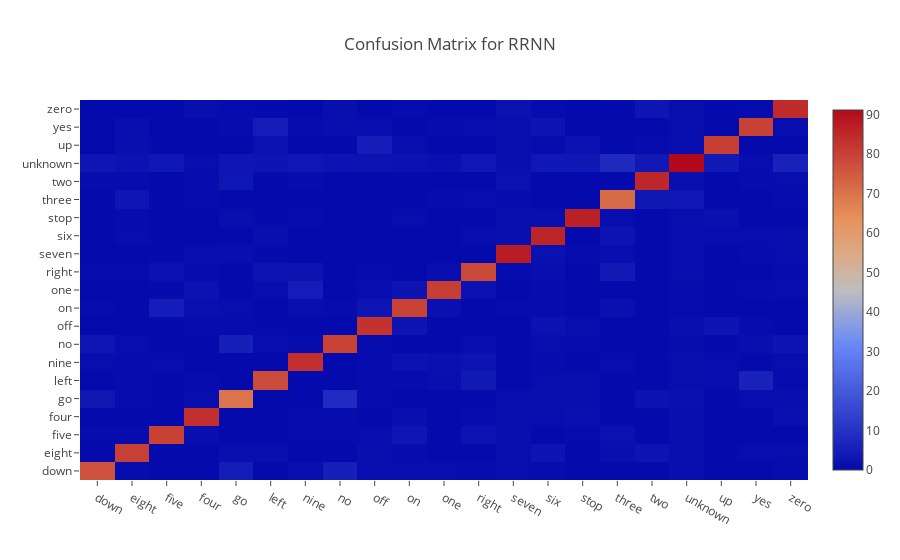

The code cell stored with this chart in its notebook:
### Code cell
cm = confusion_matrix(truth_labels, c_rrnn_labels)
cm = np.divide(cm, cm.sum(axis=1)) * 100
py.iplot(dict(
    data=[go.Heatmap(z=cm, x=classes, y=classes)],
    layout=go.Layout(title='Confusion Matrix for RRNN')))

### Figure 1 — Plotly figure (JSON) as saved in the notebook; plotly's stock layout.template omitted (floating-point values rounded to 4 significant figures; data arrays with more than 128 entries replaced by an {"elided": "..."} marker saying what was removed)
{"data": [{"type": "heatmap", "x": ["down", "eight", "five", "four", "go", "left", "nine", "no", "off", "on", "one", "right", "seven", "six", "stop", "three", "two", "unknown", "up", "yes", "zero"], "y": ["down", "eight", "five", "four", "go", "left", "nine", "no", "off", "on", "one", "right", "seven", "six", "stop", "three", "two", "unknown", "up", "yes", "zero"], "z": {"elided": "21x21 float values"}}], "layout": {"title": "Confusion Matrix for RRNN"}}
